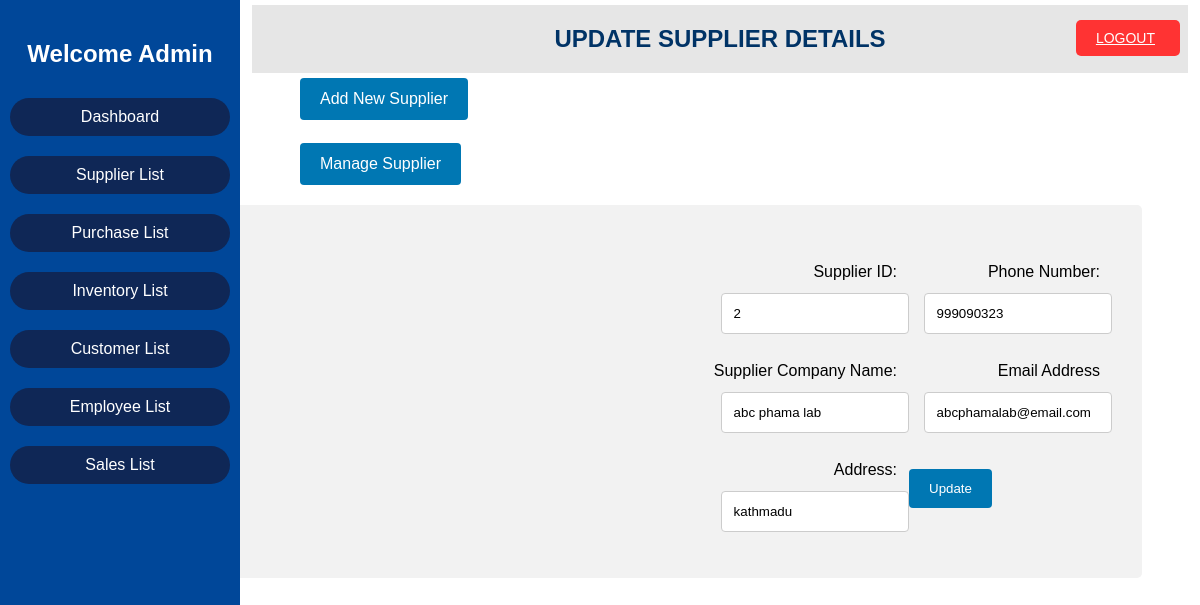
/supplier-update.php?id=2, run on the app's committed database.
### tables this page shows
CREATE TABLE `suppliers` (
  `SUP_ID` int(10) NOT NULL,
  `SUP_NAME` varchar(50) NOT NULL,
  `SUP_ADD` varchar(50) NOT NULL,
  `SUP_PHNO` int(10) NOT NULL,
  `SUP_MAIL` varchar(50) NOT NULL
);

### supplier-update.php (the view, shortened to what this page needs)
<?php
		include "config.php";
		if(isset($_GET['id']))
		{
			$id=$_GET['id'];
			$qry1="SELECT * FROM suppliers WHERE sup_id='$id'";
			$result = $conn->query($qry1);
			$row = $result -> fetch_row();
		}
?>
<!DOCTYPE html>
<html>
<head>
    <link rel="stylesheet" type="text/css" href="adminpanel.css">
    <link rel="stylesheet" type="text/css" href="table1.css">
    <link rel="stylesheet" type="text/css" href="form4.css">
</head>
<body>
<header>
    <a href="logout.php" class="logout-button">
        <span class="logout-icon">LOGOUT</span>
    </a>
    </header>
    <div class="sidebar">
        <h2>Welcome Admin</h2>
        <ul>
            <li><a href="adminpanel.php">Dashboard</a></li>
            <li><a href="supplier-view.php">Supplier List</a></li>
            <li><a href="purchase-view.php">Purchase List</a></li>
            <li><a href="inventory-view.php">Inventory List</a></li>
            <li><a href="customer-view.php">Customer List</a></li>
            <li><a href="employee-view.php">Employee List</a></li>
            <li><a href="sales-view.php">Sales List</a></li>
        </ul>
    </div>
    <center>
	<div class="head">
	<h2> UPDATE SUPPLIER DETAILS</h2>
	</div>
	</center>
    <div class="supplier-add">
        <a href="supplier-add.php"><button>Add New Supplier</button></a><Br><br>
	    <a href="supplier-view.php"><button>Manage Supplier</button></a>
    </div>
	<div class="one">
		<div class="row">
			<form action="<?=$_SERVER['PHP_SELF']?>" method="post">
				<div class="column">
					<p>
						<label for="sid">Supplier ID:</label><br>
						<input type="number" name="sid" value="<?php echo $row[0]; ?>" readonly>
					</p>
					<p>
						<label for="sname">Supplier Company Name:</label><br>
						<input type="text" name="sname" value="<?php echo $row[1]; ?>">
					</p>
					<p>
						<label for="sadd">Address:</label><br>
						<input type="text" name="sadd" value="<?php echo $row[2]; ?>">
					</p>
				</div>
				<div class="column">
					<p>
						<label for="sphno">Phone Number:</label><br>
						<input type="number" name="sphno" value="<?php echo $row[3]; ?>">
					</p>
					<p>
						<label for="smail">Email Address </label><br>
						<input type="text" name="smail" value="<?php echo $row[4]; ?>">
					</p>
				</div>
			<input type="submit" name="update" value="Update">
			</form>
		</div>
	</div>
</body>
</html>

### adminpanel.css (style rules this page uses)
body { background-color: rgb(255, 255, 255); background: url("img/pharm1.png") no-repeat center center; margin: 0; padding: 0; font-family: Arial, sans-serif; }
.sidebar { height: 100%; width: 20%; position: fixed; top: 0; left: 0; background-color: #004799; color: rgb(255, 255, 255); padding-top: 20px; }
.sidebar h2 { text-align: center; }
.sidebar ul { list-style-type: none; padding: 0; }
.sidebar ul li { padding: 10px; text-align: center; }
.sidebar ul li a { border: 0px solid; background-color: #0f2756; color: rgb(255, 255, 255); text-decoration: none; display: block; padding: 10px; border-radius: 25px; border-collapse: separate; }
div.head { width:78%; font-family:Arial; background-color:#e6e6e6; color:#003366; float:right; margin-top:5px; margin-right:12px; margin-left:500px; top: 0; right: 0; overflow:hidden; }
div.supplier-add button { margin-left: 300px; background-color: #0077b3; color: white; padding: 12px 20px; border: none; border-radius: 4px; cursor: pointer; display:inline-block; margin-top:5px; font-size: 16px; }
div.head { width: 78%; font-family: Arial; background-color: #e6e6e6; color: #003366; float: right; margin-top: 5px; margin-right: 12px; margin-left: 500px; top: 0; right: 0; overflow: hidden; }
div.head { width: 78%; font-family: Arial; background-color: #e6e6e6; color: #003366; float: right; margin-top: 5px; margin-right: 12px; margin-left: 500px; top: 10px; right: 0; overflow: hidden; }
.row { display: flex; justify-content: flex-end; flex-wrap: wrap; }
.column { flex-basis: calc(33.33% - 100px); text-align: right; }
.logout-button { position: absolute; top: 20px; right: 20px; background-color: #ff3333; color: #fff; border: none; padding: 10px 20px; border-radius: 5px; cursor: pointer; font-size: 14px; display: flex; align-items: center; }
.logout-button .logout-icon { margin-right: 5px; }

### form4.css (style rules this page uses)
.one { border-radius: 5px; box-sizing: border-box; background-color: #f2f2f2; padding:30px; padding-left: 60px; width:1175px; float:right; margin-right:58px; margin-top:20px; margin-bottom:50px; font-family:Arial; }
.column { float: left; width: 50%; }
.row:after { content: ""; display: table; clear: both; }
input[type=text],input[type=number],input[type=date],select { width: 80%; padding: 12px; border: 1px solid #ccc; border-radius: 4px; }
label { padding: 12px 12px 12px 0; display: inline-block; }
input[type=submit] { background-color: #0077b3; color: white; padding: 12px 20px; border: none; border-radius: 4px; cursor: pointer; display:inline-block; margin-top:20px; }

### data on the page
suppliers: sid "2", sname "abc phama lab", sadd "kathmadu", sphno "999090323", smail "abcphamalab@email.com"
